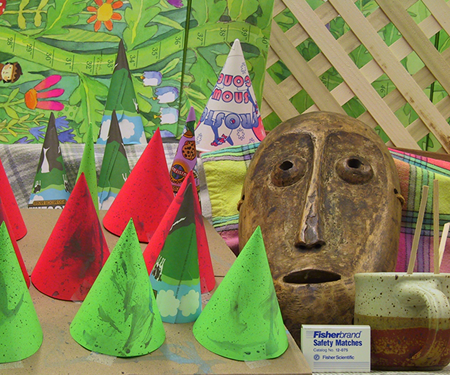
#> input picture reference/im2.png, 450 x 375 px
$ python -i stereo.py   (imports and definitions only)   (Python 2 division)   (older library calls are emulated)
#> lines starting #> are read from the running program, lines starting #| are printed output that depends on the picture
from PIL import Image
from numpy import *
from pylab import *
#from scipy import *
import scipy.ndimage.filters as flt
# import numpy as np
import matplotlib.pyplot as plt
import scipy.misc

# [73 lines left out: functions plane_sweep_ncc, plane_sweep_gauss, not called in this run]


def compute_harris_response(im,sigma=3):
	imx = zeros(im.shape)
	imy = zeros(im.shape)
	flt.gaussian_filter(im, (sigma,sigma), (0,1), imx)
	flt.gaussian_filter(im, (sigma,sigma), (1,0), imy)

	Wxx = flt.gaussian_filter(imx*imx, sigma)
	Wxy = flt.gaussian_filter(imx*imy, sigma)
	Wyy = flt.gaussian_filter(imy*imy, sigma)

	Wdet = Wxx*Wyy - Wxy**2
	Wtr = Wxx + Wyy

	return Wdet / Wtr

# [29 lines left out: functions get_harris_points, plot_harris_points, not called in this run]

>>> import cv2
>>> picture = cv2.imread('im2.png', cv2.IMREAD_GRAYSCALE)
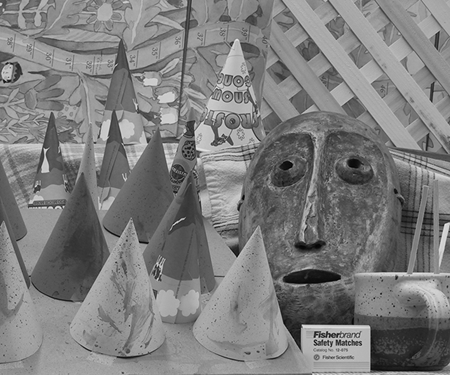
#> picture: shape (375, 450); min 0, max 235, mean 125
>>> result = compute_harris_response(picture)
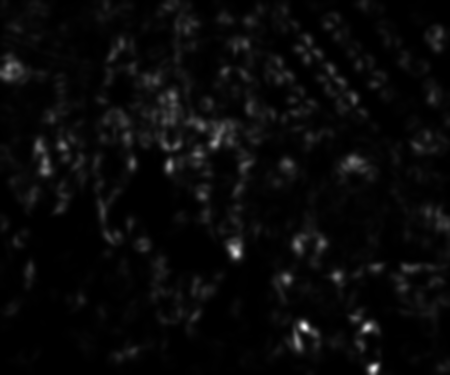
#> result: shape (375, 450) float64; min 0.00238, max 33.28, mean 1.3; drawn with min black and max white

$ run again, on reference/im6.png
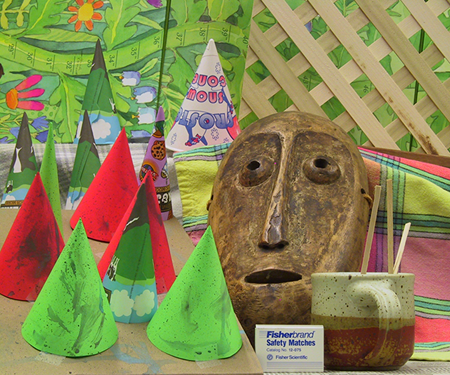
#> input picture reference/im6.png, 450 x 375 px
#> `picture = cv2.imread('im2.png', cv2.IMREAD_GRAYSCALE)`:
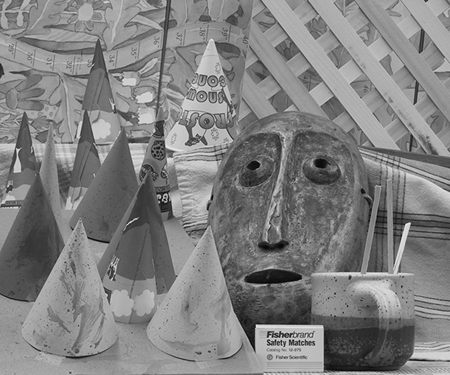
#> picture: shape (375, 450); min 0, max 243, mean 128.4
#> `result = compute_harris_response(picture)`:
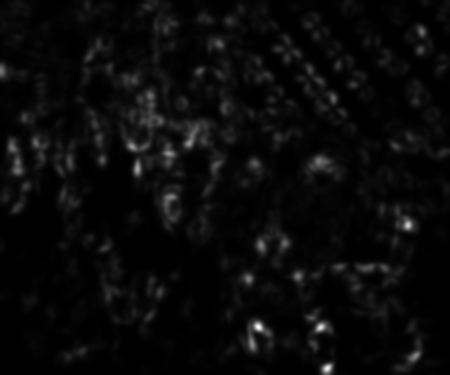
#> result: shape (375, 450) float64; min 0.00119, max 33, mean 1.3; drawn with min black and max white
